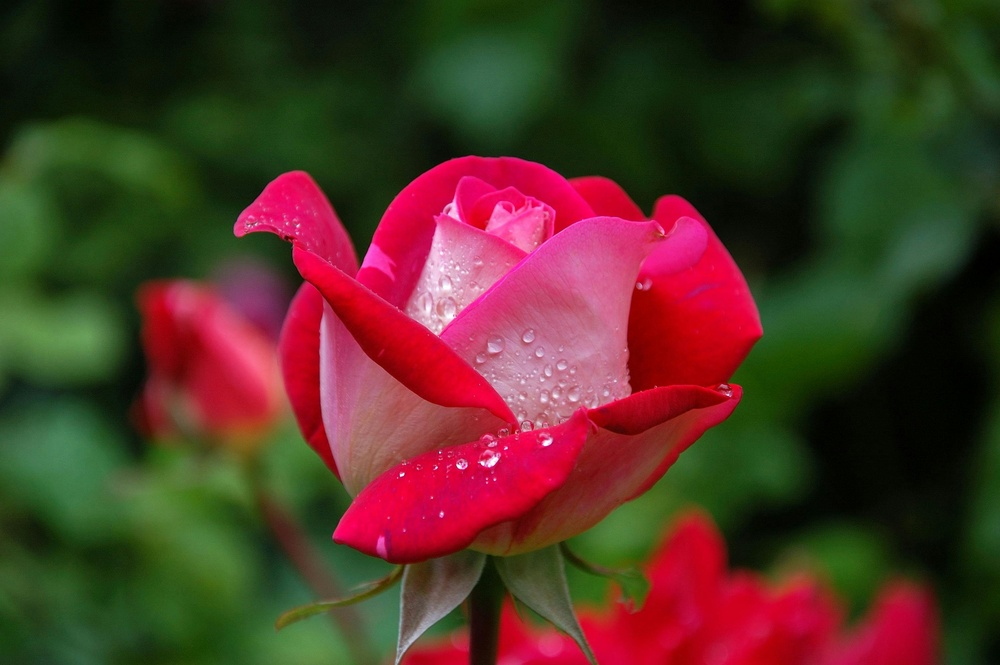
#> input picture Image processing class & notes/Class - 01/flower.jpg, 1000 x 665 px, shrunk from 3008 x 2000 before the run
$ jupyter execute 'Class - 01.ipynb'
#> lines starting #> are read from the running program, lines starting #| are printed output that depends on the picture
# Image Loding and showing using Matplotlib

[cell 1]
import matplotlib.pyplot as plt
from skimage import io
from PIL import Image
import numpy as np
import cv2

[cell 2]
# image loading.
image_path = 'flower.jpg'

# Load image
image = plt.imread(image_path)
#> image is the input picture: shape (665, 1000, 3); mean R, G, B 81.6, 51.3, 38.3


plt.imshow(image)  # Display image
#plt.axis('off')  # hide axes
plt.show()

# Imag loard korbo Opencv diya and show korabo Matplotlib diya.

[cell 3]
import cv2
image_path = 'flower.jpg'

# Load image
image = cv2.imread(image_path)


plt.imshow(image)  # Display image
#plt.axis('off')  # hide axes
plt.show()

[cell 4]
print(image.shape)
#| (665, 1000, 3)

[cell 5]
print(image)
#> (printed output is left out)

Why does the image look different?

OpenCV uses BGR format, so when we read an image using cv2.imread() interrupts BGR format by default, opencv image in BGR and we are floating RGB image so we need to convert the BGR to RGB format.

# Color space conversion BGR TO RGB

[cell 6]
image_rgb = cv2.cvtColor(image, cv2.COLOR_BGR2RGB)
cv2.imshow('RGB Image',image_rgb )

[cell 7]
image = cv2.imread('flower.jpg')

blue, green, red = cv2.split(image)
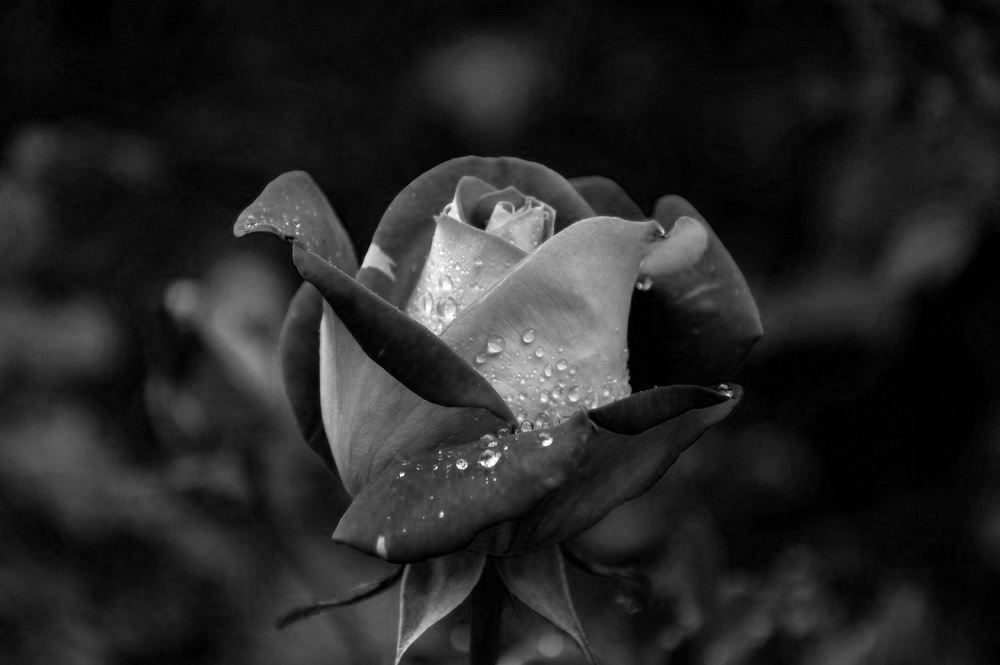
#> blue: shape (665, 1000); min 0, max 255, mean 38.3
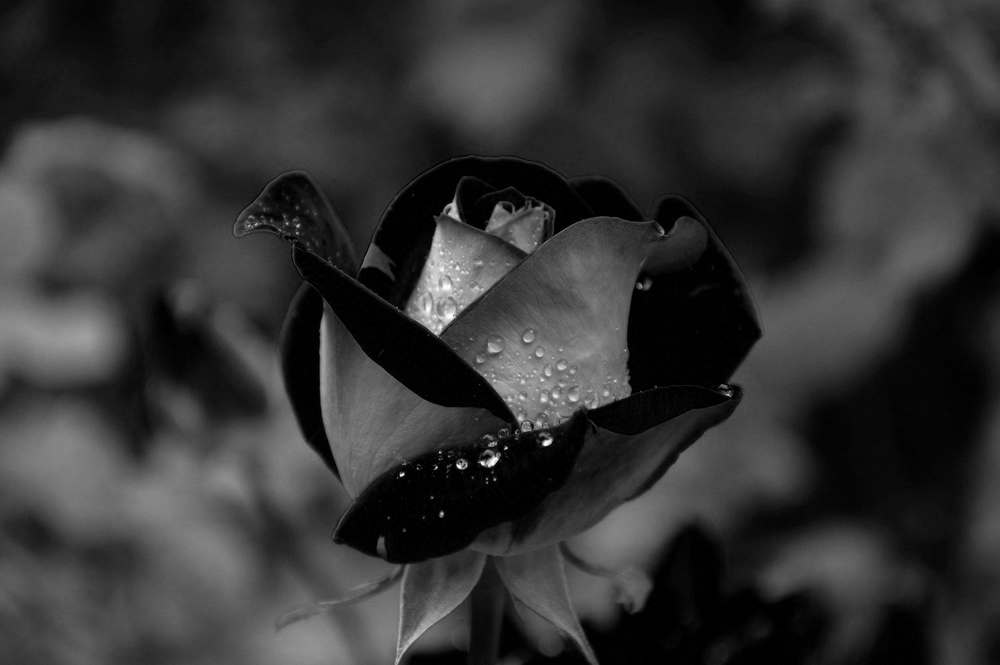
#> green: shape (665, 1000); min 0, max 255, mean 51.3
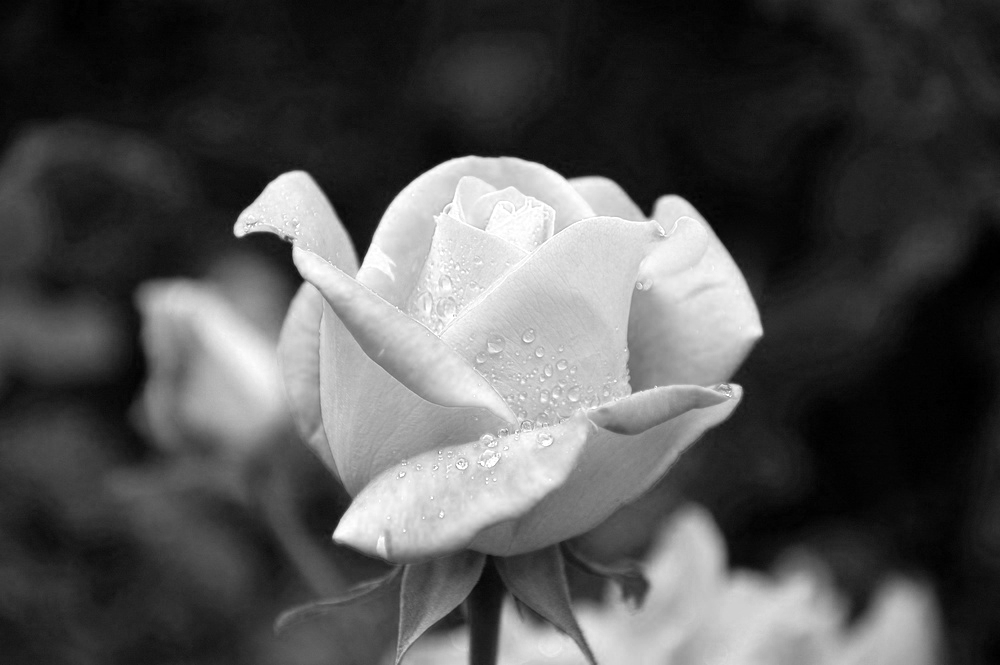
#> red: shape (665, 1000); min 0, max 255, mean 81.6

rgb = cv2.cvtColor(image, cv2.COLOR_BGR2RGB)

[cell 8]
plt.figure(figsize=(6, 10))

plt.subplot(2, 2, 1)
plt.imshow(rgb)
plt.title('RGB Image')

plt.subplot(2, 2, 2)
plt.imshow(blue, cmap='gray')
plt.title('blue channel')

plt.subplot(2, 2, 3)
plt.imshow(green, cmap='gray')
plt.title('green channel')

plt.subplot(2, 2, 4)
plt.imshow(red, cmap='gray')
plt.title('red channel')
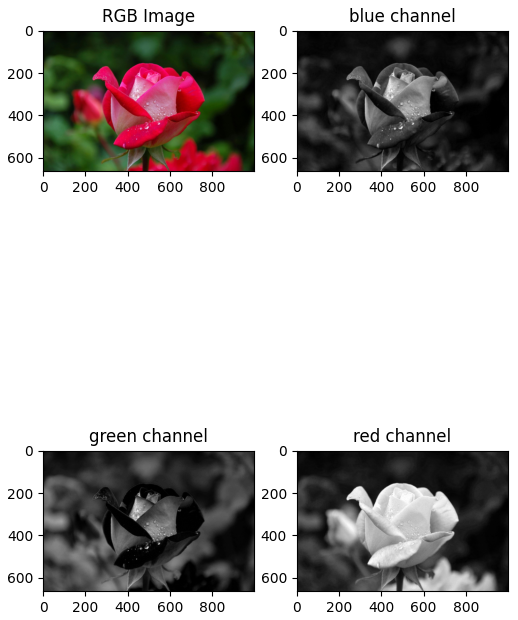
#> figure drawn by matplotlib, 4 panels

# PIL(Pillow)

[cell 9]
from PIL import Image
import matplotlib.pyplot as plt

image_path = 'flower.jpg'

# Load image
image = Image.open(image_path)


plt.imshow(image)  # Display image
#plt.axis('off')  # hide axes
plt.show()

[cell 10]
from skimage import io

image_path = 'flower.jpg'

# Load image using skimage
image_skimage = io.imread(image_path)

# Display the image
plt.imshow(image_skimage)
plt.axis('off')
plt.show()

print("Image shape:", image_skimage.shape)
#| Image shape: (665, 1000, 3)

Explain the reason of color difference when an image is loaded with openCV but plotted using matplotlib.

The color difference when loading an image with OpenCV and displaying it with Matplotlib occurs because,,,,,,

OpenCV: loads images in BGR format, meaning that the first channel is blue, the second is green, and the third is red.
Matplotlib: on the other hand, expects images in RGB format, where the first channel is red, the second is green, and the third is blue.
Because the library controls two different color channels by default, that's the main reason for the difference in color.

[cell 11]
plt.figure(figsize=(6, 10))

plt.subplot(2, 2, 1)
plt.imshow(rgb)
plt.title('RGB Image')

plt.subplot(2, 2, 2)
plt.imshow(blue, cmap='gray')
plt.title('blue channel')

plt.subplot(2, 2, 3)
plt.imshow(green, cmap='gray')
plt.title('green channel')

plt.subplot(2, 2, 4)
plt.imshow(red, cmap='gray')
plt.title('red channel')

[cell 12]
import matplotlib.pyplot as plt
import cv2

# Paths to the images
image_path1 = 'flower.jpg'
image_path2 = 'flower.jpg'
image_path3 = 'flower.jpg'

# Load images using OpenCV
image1 = cv2.imread(image_path1)
image2 = cv2.imread(image_path2)
image3 = cv2.imread(image_path3)

# Convert from BGR to RGB for correct display
image1_rgb = cv2.cvtColor(image1, cv2.COLOR_BGR2RGB)
image2_rgb = cv2.cvtColor(image2, cv2.COLOR_BGR2RGB)
image3_rgb = cv2.cvtColor(image3, cv2.COLOR_BGR2RGB)

# Create a figure
fig, axes = plt.subplots(3, 1, figsize=(5, 15))  # 3 rows, 1 column

# Plot image in a different subplot
axes[0].imshow(image1_rgb)
axes[0].axis('off')

axes[1].imshow(image2_rgb)
axes[1].axis('off')

axes[2].imshow(image3_rgb)
axes[2].axis('off')

# Show the figure
plt.show()
